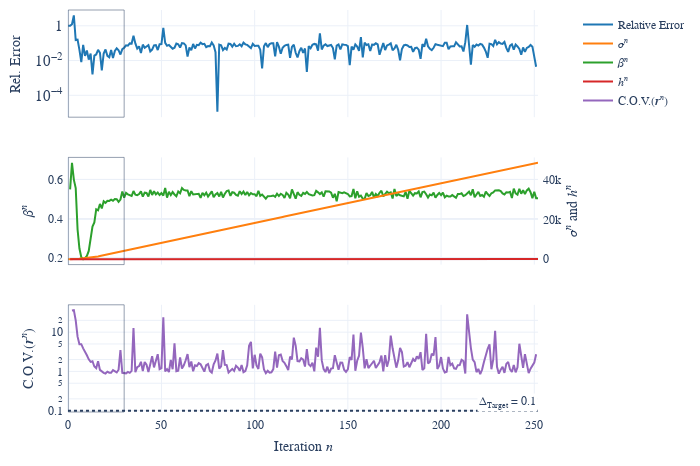

Notebook cell for this chart:
### Markdown cell above
## Plot results

### Code cell
n_cut = 30
# make figure
fig = make_subplots(rows=3,
                    cols=1,
                    shared_xaxes=True,
                    specs=[[{"secondary_y": False}],
                           [{"secondary_y": True}],
                           [{"secondary_y": False}]])
fig_name = "divergence_check"
# add error 
fig.add_trace(
    go.Scatter(
        y = sol.get_rel_err(prob = prob),
        name="Relative Error"
    ),
    row=1,
    col=1) 
# add parameters
params ={
    "sigma": STR_SIGMA_N,
    "beta": STR_BETA_N,
    "t_step": STR_H_N
}
for p, p_name in params.items():
    secondary = p != "beta"
    if p=="t_step":
        yy = -np.log(sol.other[p])
    else:
        yy = sol.other[p]
    fig.add_trace(
        go.Scatter(
            y=yy,
            name = p_name
        ),
        row = 2,
        col = 1,
        secondary_y=secondary)

# add cvar + goal 
fig.add_trace(
    go.Scatter(
        y = sol.other["cvar_is_weights"],
        name = "C.O.V.(<i><b>r</b><sup>n</sup></i>)"
    ),
    row = 3,
    col = 1,)
fig.add_hline(y=cvar_tgt,
              line_dash="dot",
              annotation_text=f"\u0394<sub>Target</sub> = {cvar_tgt}", 
              annotation_position="bottom right",
              annotation_y=cvar_tgt-0.65,
              annotation_bgcolor="white",
              row=3,
              
              col=1)
    
# Style figure
fig.update_yaxes(title_text="Rel. Error", type="log", row=1, col=1)
fig.update_yaxes(title_text="C.O.V.(<i><b>r</b><sup>n</sup></i>)", row=3, col=1, type="log")
fig.update_yaxes(title_text=f"{STR_SIGMA_N} and {STR_H_N}", title_standoff=10, row=2, col=1, secondary_y=True)
fig.update_yaxes(title_text=STR_BETA_N, row=2, col=1, secondary_y=False)
fig.update_xaxes(title_text="Iteration <i>n<i>", row=3, col=1)
fig.update_layout(**MY_LAYOUT)
fig2 = deepcopy(fig)
fig.add_vrect(0,n_cut, line_width=0.5)
# save
fig.write_image(fig_name + ".png", scale =WRITE_SCALE)
fig.show()
# make and save caption
fig_description = f"Solving the {prob.name} with the CBREE method using  \
$J = {J}$ particles, \
the stopping criterion $\\Delta_{{\\text{{Target}}}} = {cvar_tgt}$, \
the stepsize tolerance $\\epsilon_{{\\text{{Target}}}} = {solver.stepsize_tolerance}$, \
controlling the increase of $\\sigma$ with $\\text{{Lip}}(\\sigma) = {solver.lip_sigma}$ \
and approximating the indicator function with {INDICATOR_APPROX_LATEX_NAME[solver.tgt_fun]}."
with open(fig_name + "_desc.tex", "w") as file:
    file.write(fig_description)
display(Markdown(fig_description))

### Figure 1 — Plotly figure (JSON) as saved in the notebook; plotly's stock layout.template omitted (floating-point values rounded to 4 significant figures; data arrays with more than 128 entries replaced by an {"elided": "..."} marker saying what was removed)
{"data": [{"name": "Relative Error", "type": "scatter", "xaxis": "x", "y": {"elided": "252 float values"}, "yaxis": "y"}, {"name": "<i>σ<sup>n</i></sup>", "type": "scatter", "xaxis": "x2", "y": {"elided": "253 float values"}, "yaxis": "y3"}, {"name": "<i>β<sup>n</i></sup>", "type": "scatter", "xaxis": "x2", "y": {"elided": "253 float values"}, "yaxis": "y2"}, {"name": "<i>h<sup>n</i></sup>", "type": "scatter", "xaxis": "x2", "y": {"elided": "253 float values"}, "yaxis": "y3"}, {"name": "C.O.V.(<i><b>r</b><sup>n</sup></i>)", "type": "scatter", "xaxis": "x3", "y": {"elided": "252 float values"}, "yaxis": "y4"}], "layout": {"annotations": [{"bgcolor": "white", "showarrow": false, "text": "Δ<sub>Target</sub> = 0.1", "x": 1, "xanchor": "right", "xref": "x3 domain", "y": -0.55, "yanchor": "top", "yref": "y4"}], "autosize": false, "font": {"family": "Serif"}, "height": 466.7, "margin": {"b": 50, "l": 50, "pad": 4, "r": 50, "t": 10}, "shapes": [{"line": {"dash": "dot"}, "type": "line", "x0": 0, "x1": 1, "xref": "x3 domain", "y0": 0.1, "y1": 0.1, "yref": "y4"}, {"line": {"width": 0.5}, "type": "rect", "x0": 0, "x1": 30, "xref": "x", "y0": 0, "y1": 1, "yref": "y domain"}, {"line": {"width": 0.5}, "type": "rect", "x0": 0, "x1": 30, "xref": "x2", "y0": 0, "y1": 1, "yref": "y2 domain"}, {"line": {"width": 0.5}, "type": "rect", "x0": 0, "x1": 30, "xref": "x3", "y0": 0, "y1": 1, "yref": "y4 domain"}], "width": 700, "xaxis": {"anchor": "y", "domain": [0, 0.94], "exponentformat": "power", "matches": "x3", "showticklabels": false}, "xaxis2": {"anchor": "y2", "domain": [0, 0.94], "matches": "x3", "showticklabels": false}, "xaxis3": {"anchor": "y4", "domain": [0, 0.94], "title": {"text": "Iteration <i>n<i>"}}, "yaxis": {"anchor": "x", "domain": [0.7333, 1], "exponentformat": "power", "title": {"text": "Rel. Error"}, "type": "log"}, "yaxis2": {"anchor": "x2", "domain": [0.3667, 0.6333], "title": {"text": "<i>β<sup>n</i></sup>"}}, "yaxis3": {"anchor": "x2", "overlaying": "y2", "side": "right", "title": {"standoff": 10, "text": "<i>σ<sup>n</i></sup> and <i>h<sup>n</i></sup>"}}, "yaxis4": {"anchor": "x3", "domain": [0, 0.2667], "title": {"text": "C.O.V.(<i><b>r</b><sup>n</sup></i>)"}, "type": "log"}}}
